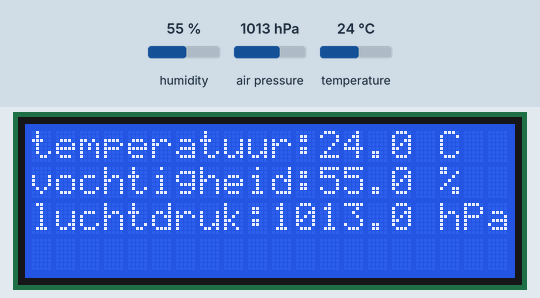
Bench run of a program on a simulated Raspberry Pi (BCM pin numbers). Shown: 20×4 character LCD. The test bench sets the inputs (shaded band); at power-on: humidity 55 %, air pressure 1013 hPa, temperature 24 °C. The clock reads 2024-03-15 10:24:30 at power-on unless the program sets it; files the program writes start out absent; requests to the public web service named in the program get a made-up reply in its usual format after 0.4 s (London, UTC, broken clouds, 64 % humidity, 1013 hPa unless stated); what the program prints to the terminal is not drawn.

Above: at 0.2 s.
At 5.76 s:
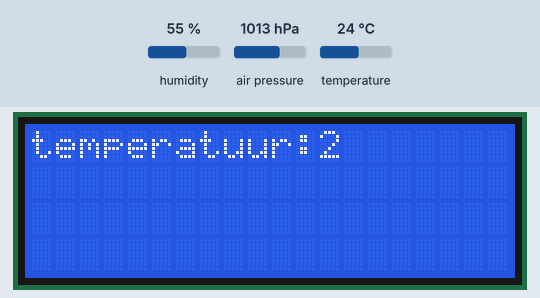

The program:

final_program.py
```python
import board
import busio
from adafruit_bme280 import basic as adafruit_bme280
from rpi_lcd import LCD
import time
import csv
from urllib.request import urlopen

WRITE_API = "VC1F5TSJ3NNRS4FL" # Replace your ThingSpeak API key here
BASE_URL = "https://api.thingspeak.com/update?api_key={}".format(WRITE_API)


csvfile = "temp.csv"
als = True

i2c = busio.I2C(board.SCL, board.SDA)
bme280 = adafruit_bme280.Adafruit_BME280_I2C(i2c)

lcd = LCD()

file= open('temp.csv', "a")
file.write('time and date, temperature (C), humidity, pressure\n')

SensorPrevSec = 0
SensorInterval = 2 # 2 seconds
ThingSpeakPrevSec = 0
ThingSpeakInterval = 20 # 20 seconds


try:
    while True:

        print(f"\n{'Temperature:':<13} {round(bme280.temperature, 1)} °C")
        print(f"{'Humidity:':<13} {round(bme280.humidity, 1)} %")
        print(f"{'Pressure:':<13} {round(bme280.pressure)} hPa")

        timeC = time.strftime("%I")+':' +time.strftime("%M")+':'+time.strftime("%S")
        data = [ timeC, round(bme280.temperature, 1), round(bme280.humidity, 1) , round(bme280.pressure, 1)]


        with open(csvfile, "a")as output:

            writer = csv.writer(output, delimiter=' ', lineterminator = '\n')
            writer.writerow(data)

        lcd.clear()
        string1 = "temperatuur:" + str(round(bme280.temperature, 1)) + " C"
        string2 = "vochtigheid:" + str(round(bme280.humidity, 1)) + " %"
        string3 = "luchtdruk:" + str(round(bme280.pressure, 1)) + " hPa"
        lcd.text(string1, 1)
        lcd.text(string2, 2)
        lcd.text(string3, 3)
        lcd.text( "" , 4)

        #if time.time() - ThingSpeakPrevSec > ThingSpeakInterval:
        #   ThingSpeakPrevSec = time.time()

        thingspeakHttp = BASE_URL + "&field1={:.2f}&field2={:.2f}&field3={:.2f}".format(bme280.temperature, bme280.humidity, bme280.pressure)
        print(thingspeakHttp)

        conn = urlopen(thingspeakHttp)
        print("Response: {}".format(conn.read()))
        conn.close()

        time.sleep(5)

except KeyboardInterrupt:
    lcd.clear()
    conn.close()
```
